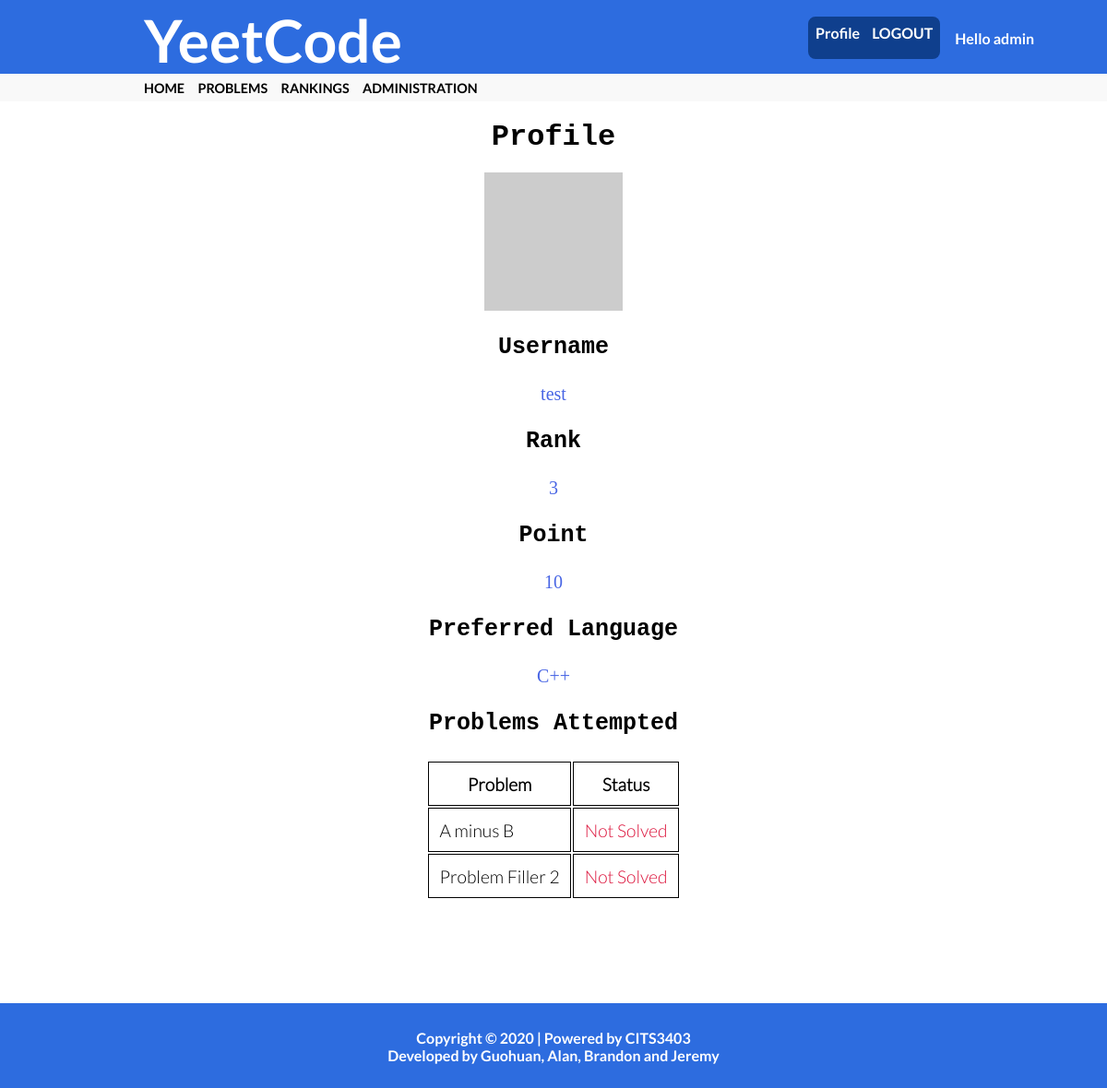
/profile/test/3 (signed in), run on the app's committed database.
### app/models.py (models this page shows, shortened)
class User(UserMixin, db.Model):
    id = db.Column(db.Integer, primary_key=True)
    username = db.Column(db.String(64), index=True, unique=True, nullable=False)
    email = db.Column(db.String(120), index=True, unique=True, nullable=False)
    prefLanguage = db.Column(db.String(10))
    password_hash = db.Column(db.String(128), nullable=False)
    admin = db.Column(db.Boolean, index=True, nullable=False)
    points = db.Column(db.Integer, default=0)
    token = db.Column(db.String(32), index=True, unique=True)
    token_expiration = db.Column(db.DateTime)
    problemsCompleted = db.relationship('ProblemsCompleted', backref="user")
    def avatar(self,size):
        digest= md5(self.email.lower().encode('utf-8')).hexdigest()
        return 'https://www.gravatar.com/avatar/{}?d=identicon&s={}'.format(
            digest, size)

class Problem(db.Model):
    id = db.Column(db.Integer, primary_key=True)
    title = db.Column(db.String(100), unique=True, index=True)
    urlTitle = db.Column(db.String(100), unique=True)
    difficulty = db.Column(db.Integer)
    numAttempts = db.Column(db.Integer, default=0)
    numSuccesses = db.Column(db.Integer, default=0)
    dateAdded = db.Column(db.String(10), default = date.today().strftime("%d/%m/%Y"))
    body= db.Column(db.Text())
    timeLimit = db.Column(db.Float)
    testCases = db.relationship('ProblemTestCases', backref="problem")
    problemsCompleted = db.relationship('ProblemsCompleted', backref="problem")

### app/auth/routes.py (the view)
@bp.route('/profile/<username>/<rank>')
@login_required
def profile(username,rank):
    user = User.query.filter_by(username=username).first_or_404()
    problemscompleted = ProblemsCompleted.query.filter_by(userID=user.id)
    problems = []
    status = {}
    for pc in problemscompleted:
        status[pc.questionID] = pc.success
        problems.append(Problem.query.filter_by(id=pc.questionID).first())
    return render_template('auth/profile.html', user=user, rank=rank,
                            title='Profile', status=status, problems=problems)

### app/models.py (called while the page is built)
@login.user_loader
def load_user(id):
    return User.query.get(int(id))

### app/templates/auth/profile.html
{% extends "base.html" %}
{% block cssfiles %}
<link rel="stylesheet" href="{{ url_for('static', filename='auth/profile.css') }}">
{% endblock %}
{% block content %}
<div class="userprofile">
<h1 class="userhead">Profile</h1>
    <img src="{{ user.avatar(128) }}" class="userimg">
    <div class="userlabel">
        <p>Username</p>
    </div>
    <div class="userdata">
        {{ user.username }}
    </div>
    <div class="userlabel">
        <p>Rank</p>
    </div>
    <div class="userdata">
        <p>{{rank}}</p>
    </div>
    <div class="userlabel">
        <p>Point</p>
    </div>
    <div class="userdata">
        {{ user.points }}
    </div>
    <div class="userlabel">
        <p>Preferred Language</p>
    </div>
    <div class="userdata">
        {{ "C++" if user.prefLanguage == "cpp" else "Python" }}
    </div>
    <div class="userlabel">
        <p>Problems Attempted</p>
    </div>
    <div class="userdata">
        <table id="problemtable">
            <tr>
                <th>Problem</th>
                <th>Status</th>
            </tr>
        {% for p in problems%}
            <tr>
                <td> <a href="{{ url_for('problems.problem', title=''.join(p.title.split()).lower())}}">{{p.title}}</a> </td>
                {% if status[p.id] %}
                <td style="color: green;">Solved</td>
                {% else %}
                <td style="color: crimson;">Not Solved</td>
                {% endif %}
            </tr>
        {% endfor %}
        </table>
    </div>
    <div style="padding: 1cm;"></div>
</div>
{% endblock %}

### app/templates/base.html (shortened to what this page needs)
<html>
    <head>
      <link rel="stylesheet" href="{{ url_for('static', filename='main.css') }}">
      {% block cssfiles %}{% endblock %}
    </head>
    <body>
      <div id=topsection>
        <div id=header>
            <div id="titlebox">
                <h1 id=title>YeetCode</h1>
            </div>
            <h3 id=login>
                {% if current_user.is_authenticated %}
                <a href="{{url_for('auth.edit_profile', username=current_user.username)}}" style="margin-right: 10px;">Profile</a>
                <a href="{{ url_for('auth.logout') }}">LOGOUT</a>
                {% else %}
                <a href="{{ url_for('auth.login') }}">LOG IN/REGISTER</a>
                {% endif %}
            </h3>
            {% if current_user.is_authenticated %}
              <p id="hello"> Hello {{ current_user.username }}</p>
            {% endif %}
        </div>
        <div id=navigationbar>
            <h3 id=home class=navielement>
                <a href="{{ url_for('main.homepage') }}"> HOME </a>
            </h3>
            <h3 id=questions class=navielement>
                <a href="{{ url_for('problems.problems') }}"> PROBLEMS </a>
            </h3>
            <h3 id=rankings class=navielement>
                <a href="{{ url_for('main.rankings') }}"> RANKINGS </a>
            </h3>
            {% if current_user.admin %}
            <h3 id=administration class=navielement>
                <a href="{{ url_for('admin.manage') }}"> ADMINISTRATION </a>
            </h3>
            {% endif %}
        </div>
      </div>
      {% block content %}{% endblock %}
      <div id=bottom>
        <p id=copyrighttag>
            Copyright &copy 2020 | Powered by CITS3403
            <br>
            Developed by Guohuan, Alan, Brandon and Jeremy
      </div>
    </body>
</html>

### app/static/main.css (style rules this page uses)
body { font-family: Lato, sans-serif; margin: 0; scrollbar-width: none; }
#topsection { position: sticky; left: 0; top: 0; bottom: 0; z-index: 2; width: 100%; }
#header { display: flex; height: 5em; background-color: #2d6cdf; width: 100%; }
#header > p { margin-top: 2em; margin-left: 1em; color: white }
#titlebox { margin-left: 13%; display: inline-flex; width: 40%; }
#title { margin-top: 1%; color: white; font-size: 4rem; margin-right: 5cm; }
#login { margin-left: 20%; margin-top: 1.5%; color: white; background-color: #0f3f8d; float: right; padding: 0.5em; font-size: 1em; border-radius: 8px; }
#login > a { color: white; }
#navigationbar { height: 1.9em; background-color: #f9f9f9; color: black; display: flex; }
#home { margin-left: 13%; }
.navielement { margin-top: 0.5em; font-size: 0.9rem; margin-left: 1em; }
a { color: black; text-decoration: none; }
#submissiontable, th, td { border-style: solid; border-width: thin; border-color: black; border-collapse: collapse; font-family: Latol; font-size: 1.2rem; padding: 0.6em; }
#bottom { background-color: #2d6cdf ; height: 10%; padding-top: 1%; margin-top: 3%; }
#copyrighttag { text-align: center; color: white; }

### app/static/auth/profile.css (style rules this page uses)
.userprofile { text-align: center; font-family: 'Courier New'; }
.userprofile .userhead { font-weight: bold; margin-top: 20px; margin-bottom: 20px; }
.userprofile .userimg { height: 150px; width: 150px; }
.userprofile .userlabel { font-size: 25px; font-weight: bold; }
.userprofile .userdata { font-size: 20px; font-family: 'Franklin Gothic Medium'; color: #4865e4; }
#problemtable { margin-left: auto; margin-right: auto; }

### data on the page
User: username "admin"
User: username "test", points "10", prefLanguage "C++"
Problem: title "A minus B", shows "Not Solved"
Problem: title "Problem Filler 2", shows "Not Solved"

### other printed values
{{ rank }} "3"
